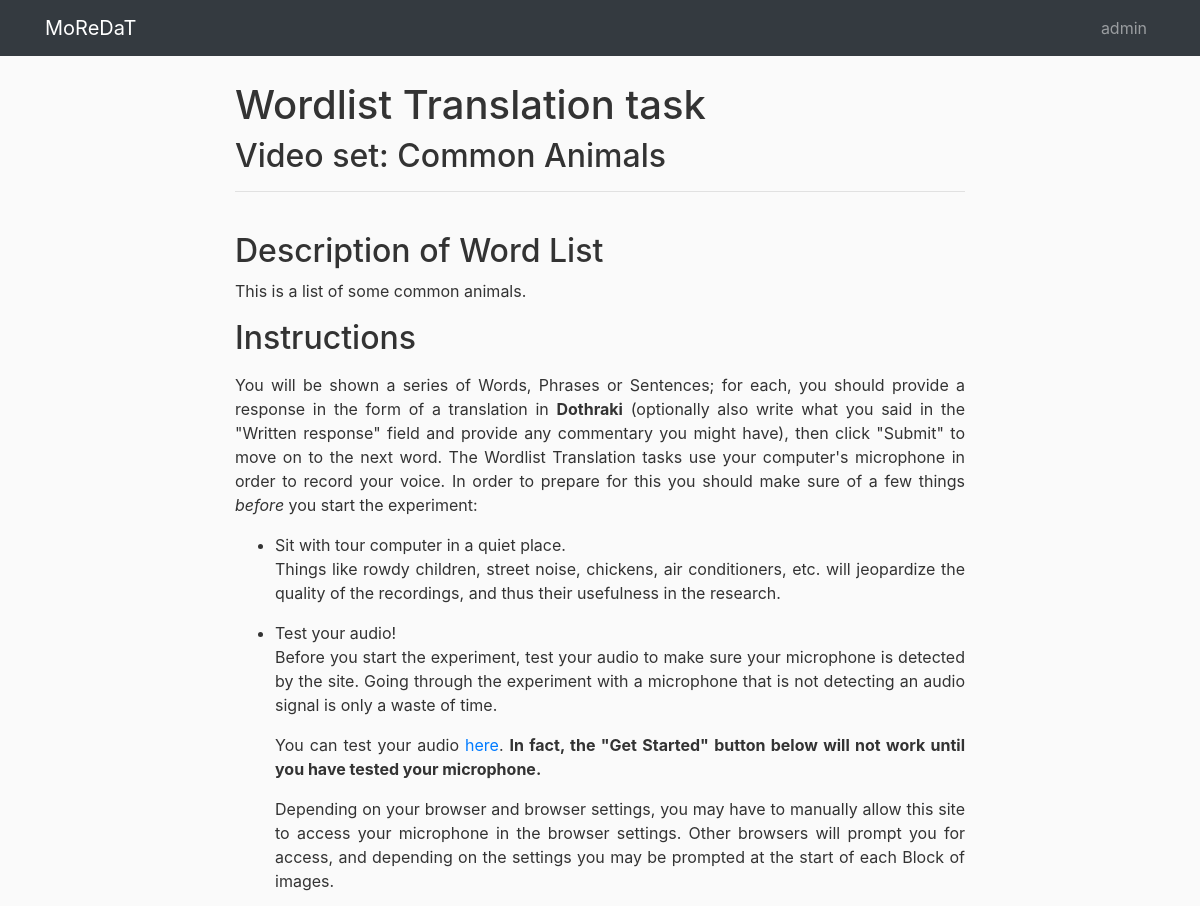
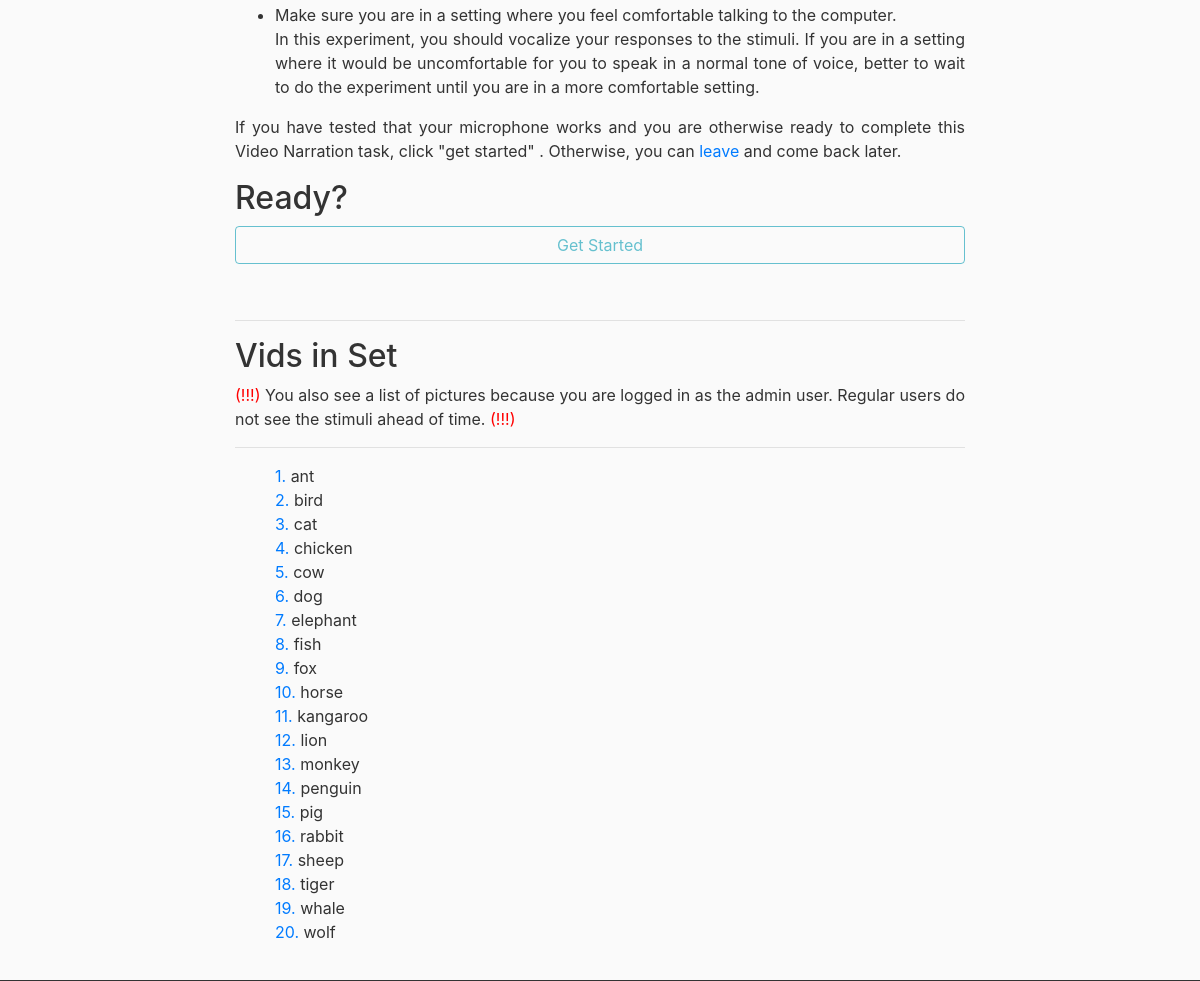
The app's page /pl/wordlist-translation/common-animals/ (signed in) with its own data (2 pictures, top to bottom).
### wordlisttranslation/models.py (models this page shows, shortened)
class WordlistWordSet(models.Model):
	name = models.CharField(max_length=255)
	slug = models.CharField(max_length=255)
	words = models.ManyToManyField(WordlistWord)
	description = models.TextField(blank=True)
	source = models.TextField(blank=True, null=True)
	special_instructions = models.TextField(blank=True)

class WordlistWord(models.Model):
	word = models.CharField(max_length=510)
	sort_order = models.IntegerField()

### users/models.py (models this page shows, shortened)
class UserDetails(models.Model):
	user = models.OneToOneField(User, on_delete=models.CASCADE, primary_key=True)
	research_group = models.ForeignKey(ResearchGroups, on_delete=models.CASCADE)
	birth_date = models.DateField()
	gender = models.CharField(max_length=100, choices=GENDER_OPTIONS)
	user_bio = tinymce_models.HTMLField(blank=True, default='.')
	profile_pic = ResizedImageField(size=[300,400], quality=100, upload_to="static/users/profile_pictures/", default="static/users/profile_pictures/default.png")

class ResearchGroups(models.Model):
	group_name = models.CharField(max_length=255)
	target_language = models.CharField(max_length=255)
	other_language = models.CharField(max_length=255, blank=True, null=True)
	target_lang_short_name = models.CharField(max_length=10)
	other_langauge_short_name = models.CharField(max_length=10) #langAUge spelled wrong, but ALL references across the project will need to be fixed :|
	description = models.TextField()
	slug = models.SlugField()

### wordlisttranslation/views.py (the view)
# urls.py: path('<str:word_set>/', wlt_views.wlt_welcome, name='wlt-welcome')
@login_required
@user_consented
def wlt_welcome(request, word_set):
	UD_object = UserDetails.objects.get(user=request.user)
	context = {"title": "MoReDaT Wordlist Translation"}
	current_set = WordlistWordSet.objects.get(slug=word_set)
	context['word_set_obj'] = current_set
	words = current_set.words.all().order_by('sort_order')
	words_fn_desc = {}
	for idx, word in enumerate(words, start=1):
		words_fn_desc[idx] = word.word
	context['words_fn_desc'] =  words_fn_desc
	return render(request, 'wordlisttranslation/wlt-welcome.html', context)

### wordlisttranslation/templates/wordlisttranslation/wlt-welcome.html (shortened to what this page needs)
{% extends 'main/task-base.html' %}
{% load static %}
{% load i18n %}
{% block content %}
	<div class="col-lg-2 col-md-12"></div>
	<div class="col-lg-8 col-md-12">
		<h1 style="text-align:left;">Wordlist Translation task</h1>
		<h2>Video set: {{ word_set_obj.name }}</h2>
		<hr>
		<br>
		<h2>{% translate 'Description of Word List' %}</h2>
		<p>{{ word_set_obj.description|safe }}</p>
		<h2>{% translate 'Instructions' %}</h2>
		<p>{% translate 'You will be shown a series of Words, Phrases or Sentences; for each, you should provide a response in the form of a translation in ' %}<b>{{ user_details.research_group.target_language }}</b>{% translate ' (optionally also write what you said in the "Written response" field and provide any commentary you might have), then click "Submit" to move on to the next word. The Wordlist Translation tasks use your computer&#39;s microphone in order to record your voice. In order to prepare for this you should make sure of a few things <em>before</em> you start the experiment:' %}
            <ul>
                <li>{% translate 'Sit with tour computer in a quiet place.' %}
                    <p>{% translate 'Things like rowdy children, street noise, chickens, air conditioners, etc. will jeopardize the quality of the recordings, and thus their usefulness in the research.' %}</p></li>
                <li>{% translate 'Test your audio!' %}
                    <p>{% translate 'Before you start the experiment, test your audio to make sure your microphone is detected by the site. Going through the experiment with a microphone that is not detecting an audio signal is only a waste of time.' %}</p>
                    <p>{% translate 'You can test your audio ' %}<a id="testAudioButton" target="_blank" href="{% url 'test-user-audio' %}">{% translate 'here' %}</a>. <b>{% translate 'In fact, the "Get Started" button below will not work until you have tested your microphone.' %}</b></p>
                    <p>{% translate 'Depending on your browser and browser settings, you may have to manually allow this site to access your microphone in the browser settings. Other browsers will prompt you for access, and depending on the settings you may be prompted at the start of each Block of images.' %}</p>
                </li>
                <li>{% translate 'Make sure you are in a setting where you feel comfortable talking to the computer.' %}
                    <p>{% translate 'In this experiment, you should vocalize your responses to the stimuli. If you are in a setting where it would be uncomfortable for you to speak in a normal tone of voice, better to wait to do the experiment until you are in a more comfortable setting.' %}</p>
                </li>
            </ul>
        </p>
        <p>{% translate 'If you have tested that your microphone works and you are otherwise ready to complete this Video Narration task, click "get started" . Otherwise, you can ' %} <a href="{% url 'profile' %}">{% translate 'leave' %}</a> {% translate 'and come back later.' %}</p>
		<h2>{% translate 'Ready?' %}</h2>
		<div class="form-group">
			<a href="{% url 'wlt-trial' word_set_obj.slug '1' %}"> <button id="getGoingButton" disabled class="btn btn-outline-info" >{% translate 'Get Started' %}</button></a>
		</div>
		{% if user.is_authenticated and user.get_username == 'admin' %}
		<br><hr>
		<h2>Vids in Set</h2>
		<p><span style="color:red;">(!!!) </span>{% translate 'You also see a  list of pictures because you are logged in as the admin user. Regular users do not see the stimuli ahead of time.' %}<span style="color:red;"> (!!!)</span><hr>
			<ul style="list-style-type:none;">
				{% for i, V in words_fn_desc.items %}
				<li><a href="#">{{ i }}.</a> {{ V }}</li>
				{% endfor %}
			</ul>
		</p>
		{% endif %}
	</div>
	<div class="col-lg-2 col-md-12"></div>
{% endblock %}

### main/templates/main/task-base.html (shortened to what this page needs)
{% load i18n %}
{% load static %}
{% get_current_language as LANGUAGE_CODE %}
<!DOCTYPE html>
<html>
	<head>
    	<link rel="stylesheet" href="https://maxcdn.bootstrapcdn.com/bootstrap/4.0.0/css/bootstrap.min.css">
    	<link rel="stylesheet" type="text/css" href="{% static 'main/main.css' %}">
    	<link rel="stylesheet" type="text/css" href="{% static 'questionnaire/questionnaire.css' %}">
	</head>
	<body>
		<div id="page-container">
			<div id="content-wrapper">
				<header class="site-header">
					<nav class="navbar navbar-expand-lg navbar-dark bg-dark fixed-top">
						<div class="container">
							<a class="navbar-brand mr-4" href="{% url 'HOME' %}">MoReDaT</a>
							<div class="navbar-nav">
	                      		{% if user.is_authenticated %}
			                    <span class="nav-item nav-link">{{ user.username }}</span>
			                    {% endif %}
			                </div>
						</div>
					</nav>
				</header>
				<main role="main" class="container" id="pageMain">
					<div class="row">
						<div class="col-md-12">
						</div>
					</div>
					<div class="row">
						{% block content %}{% endblock %}
					</div>
				</main>
			</div>
		</div>
	</body>
</html>

### static/main/main.css (style rules this page uses)
body { height: 100%; background: #fafafa; color: #333333; margin-top: 5rem; margin-left: 0; margin-right: 0; }
#page-container { position: relative; min-height: 100vh; }
#content-wrapper { min-height: 100vh; }
#pageMain { min-height: 75vh; text-align: justify; }

### static/questionnaire/questionnaire.css (style rules this page uses)
.form-group > button, .form-group > a > button { width: 100%; }

### records on screen
WordlistWordSet: name "Common Animals", description "This is a list of some common animals."
UserDetails: research_group.target_language "Dothraki"
WordlistWord: words_fn_desc "ant"
WordlistWord: words_fn_desc "bird"
WordlistWord: words_fn_desc "cat"
WordlistWord: words_fn_desc "chicken"
WordlistWord: words_fn_desc "cow"
WordlistWord: words_fn_desc "dog"
WordlistWord: words_fn_desc "elephant"
WordlistWord: words_fn_desc "fish"
WordlistWord: words_fn_desc "fox"
WordlistWord: words_fn_desc "horse"
WordlistWord: words_fn_desc "kangaroo"
WordlistWord: words_fn_desc "lion"
WordlistWord: words_fn_desc "monkey"
WordlistWord: words_fn_desc "penguin"
WordlistWord: words_fn_desc "pig"
WordlistWord: words_fn_desc "rabbit"
WordlistWord: words_fn_desc "sheep"
WordlistWord: words_fn_desc "tiger"
WordlistWord: words_fn_desc "whale"
WordlistWord: words_fn_desc "wolf"

### other values on screen
{{ user.username }} "admin"
{{ i }} "1" "2" "3" "4" "5" "6" "7" "8" "9" "10" "11" "12" "13" "14" "15" "16" "17" "18" "19" "20"
